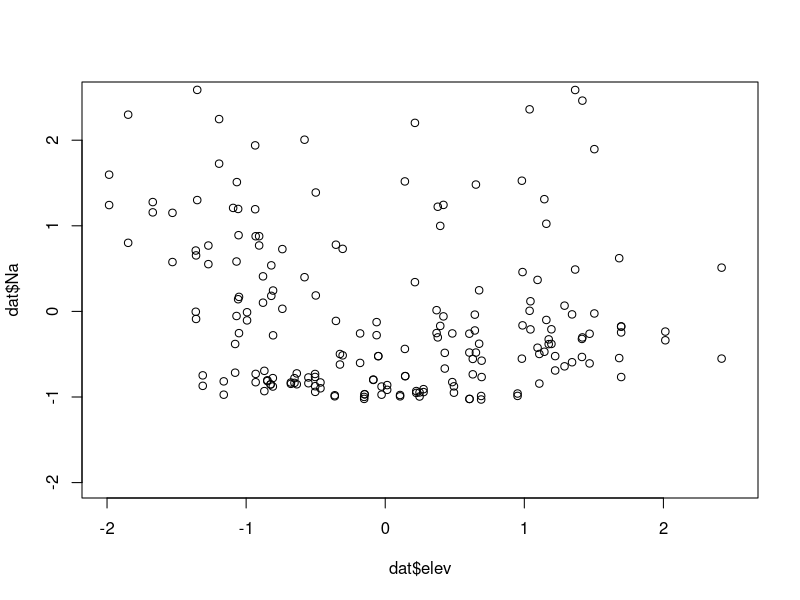

Write R code to recreate this figure. (Note: this script raises an error after producing the figure.)

# investigate differences in vegetation between the communities

#clear environment
remove(list=ls())

#load required packages
library(tidyverse)
library(MASS)
library(gridExtra)
library(lme4)

# helper function
standardize<-function(xx){  
  xx.mean=mean(xx,na.rm=T)
  xx.sd=sd(xx,na.rm=T)
  xx.standardized<-(xx-xx.mean)/xx.sd
  return(xx.standardized)
}

#read in data
elev<-read.csv(file="raw_data/elev_samples.csv")%>%
  filter(elev>.0001)%>%
  mutate(site=substr(Plot_Name,1,2))%>%
  mutate(comm=substr(Plot_Name,3,5))%>%
  group_by(Plot_Name)%>%
  summarize(av_elev=mean(elev))%>%
  mutate(av_elev=standardize(av_elev))%>%
  arrange(Plot_Name)

dat<-read.csv(file="raw_data/by_plot_veg.csv")%>%
  rename(Grass=grass.cover)%>%
  rename(Trees=mature.tree.density)%>%
  rename(Saplings=sapling.density)%>%
  rename(Snags=snag.density)%>%
  rename(Shrubs=shrub.density)%>%
  arrange(year,plots)%>%
  mutate(elev=c(elev$av_elev,elev$av_elev))%>%
  mutate(Na=standardize(Na))


#formatting  --------------
dat$site=factor(substr(dat$plots,1,2))
dat$comm=factor(substr(dat$plots,3,5))
dat$year=as.factor(dat$year)

######

# correlation between elevation and salt
plot(dat$Na~dat$elev,ylim=c(-2,2.5),xlim=c(-2,2.5))
cor(data.frame(Na=dat$Na,elev=dat$elev))
dat04<-filter(dat,year==2004)
cor(data.frame(Na=dat04$Na,elev=dat04$elev))
dat16<-filter(dat,year==2016)
cor(data.frame(Na=dat16$Na,elev=dat16$elev))


# ANOVA to test for differences in elevation and salt among plots and between 
# years (salt only)

#salt
dat.anova<-data.frame(year=dat$year,Na=dat$Na,site=dat$site)
summary(out.anova<-aov(Na~year*site,data=dat.anova))
summary(out.anova<-aov(Na~year,data=dat.anova))

TukeyHSD(out.anova, which = "site")
#elev
dat.anova.elev<-dat%>%
  filter(year==2016)%>%
  dplyr::select(site,elev)
summary(out.anova.elev<-aov(elev~site,data=dat.anova.elev))
TukeyHSD(out.anova.elev, which = "site")
summary(glm(elev~site,data=dat.anova.elev))
#difference in salt between years
dat%>%
  group_by(year)%>%
  summarize(av=mean(Na))


 ######################################################################
# Function to calculate differences in each of the vegetation metrics, model
# results, output figure
saltelev<-function(dat,community,response){
  response.index<-which(colnames(dat)==response)
  if(community!="ALL"){
    community.index<-which(dat$comm==community)
    dat.comm<-dat[community.index,]}else{dat.comm<-dat}
  response.dat<-dat.comm[,response.index]
  
  dat_all<-data.frame(
    Na=dat.comm$Na,
    elev=dat.comm$elev,
    site=dat.comm$site,
    response=ceiling(response.dat),
    year=dat.comm$year,
    plot=dat.comm$plots)
  
  #separate data into years
  dat_2004_all<-dat_all[which(dat_all$year==2004),]
  dat_2016_all<-dat_all[which(dat_all$year==2016),] 
  
  #remove rows where 2004 response value = 0
  index.row<-which(dat_2004_all$response!=0)
  dat_2004<-dat_2004_all[index.row,]
  dat_2016<-dat_2016_all[index.row,]
  
  
  #no proportional change for grass cover
  if(response=="Grass"){
    response.diff<-(dat_2016$response-(dat_2004$response))
  }else{response.diff<-(dat_2016$response-dat_2004$response)/dat_2004$response}
  
  
  # build data frame for difference between years
  dat_diff<-data.frame(
    plot=dat_2016$plot,
    site=dat_2016$site,
    response=response.diff,
    Na=((dat_2016$Na+dat_2004$Na)/2),
    elev=dat_2016$elev)
  dat_diff2<-dat_diff%>%
    mutate(Na.standard=standardize(Na))%>%
    mutate(elev.standard=standardize(elev))
  
  summary(diff_mod<-glm(response~                 
                          Na.standard+
                          elev.standard,
                        data=dat_diff2))
  
  #plot linear relationship
  dat_diff%>%
    ggplot()+
    geom_point(aes(x=Na,y=response))+
    geom_smooth(aes(x=Na,y=response),method=lm)
  
  
  #store and output results
  results<-c(summary(diff_mod)$coefficients[2,c(1,2,4)],
             summary(diff_mod)$coefficients[3,c(1,2,4)])
  plot.temp<-
    
    
  return(round(results,3))
}

# Table 1
table.out<-rbind(
  saltelev(dat,"ALL","Trees"),
  saltelev(dat,"ALL","Saplings"),
  saltelev(dat,"ALL","Snags"),
  saltelev(dat,"ALL","Shrubs"),
  saltelev(dat,"ALL","Grass"))

round(table.out,3)




